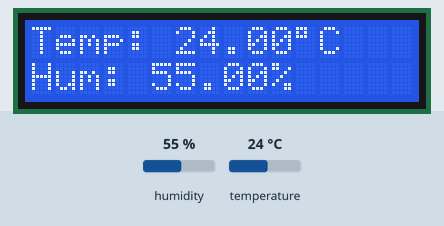
Simulated run of this sketch. Board: Arduino Uno, built with avr-gcc and run on an emulated ATmega328P. On the bench: 16×2 character LCD. Inputs (shaded band) come from the test bench; at power-on: temperature 24 °C, humidity 55 %. What the sketch prints to the serial monitor is not drawn.

Above: at 3.2 s.
3.3 s: temperature set to 12 °C
At 5.5 s:
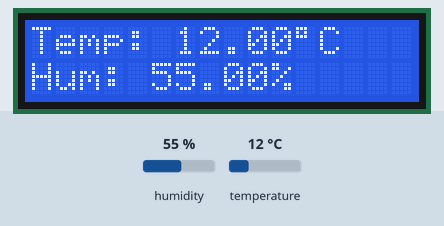
7.2 s: humidity set to 22 %
At 8.9 s:
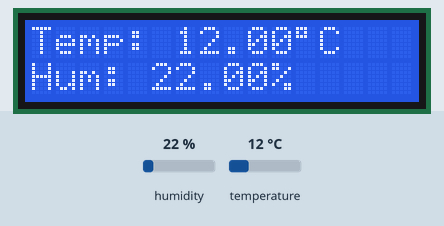
11.1 s: humidity set to 40 %
At 12.2 s:
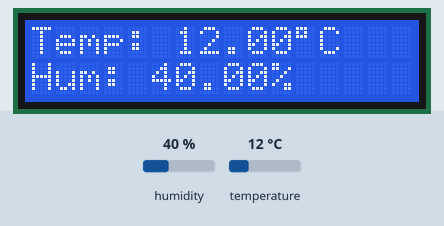
15.0 s: temperature set to 19 °C
At 18.8 s:
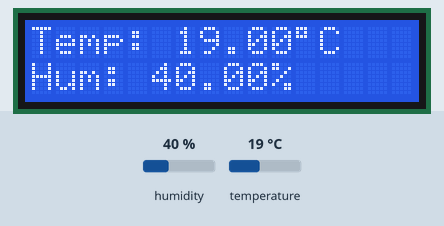
Timing chart, 0 to 19.9 s (numbered marks = the images above; inputs shaded):
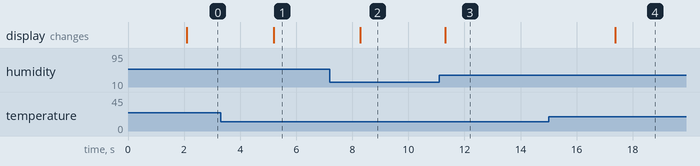

Measured:
- after the input at 3.3 s, the display: changes after 1.9 s (image 1)
- after the input at 7.2 s, the display: changes after 1.1 s (image 2)
- after the input at 11.1 s, the display: changes after 0.21 s (image 3)
- after the input at 15.0 s, the display: changes after 2.4 s (image 4)

The sketch:

1_DHT11_TempHumidity_Sens-LCD_IRremote_final.ino
```cpp
#include <DHT.h>
#include <LiquidCrystal.h>
#include <IRremote.hpp>

// ---- DHT11 Setup ----
#define DHTPIN 7
#define DHTTYPE DHT11
DHT dht(DHTPIN, DHTTYPE);

// ---- LCD Setup (RS, E, D4, D5, D6, D7) ----
LiquidCrystal lcd(12, 11, 5, 4, 3, 2);

// ---- IR Setup ----
const int IR_SEND_PIN = 9; // IR LED über Transistor an D9
IRsend irsend(IR_SEND_PIN);

// ---- Klima Schwellenwerte ----
const float T_ON = 22.0; // Einschalten >= 22°C
const float T_OFF = 21.0; // Ausschalten unter <= 21°C
bool klimaStatus = false; // false = aus, true = an

// Sende-Parameter ---
const uint8_t REPEATS = 12; // 8-10 ist gut
const uint16_t GAP_MS = 100; // 80-120 ms Pause zwischen Frames
const uint8_t KHZ     = 36; // erst 38Hz, bei Bedarf 36/ 40 testen

// ---- hier sind RAW-Codes - Fernbedienung ----
// AC ON
uint16_t rawOn[] = {
  3030,1620, 480,1070, 480,1120, 430,370, 480,320, 480,370, 430,1120, 430,370, 480,220, 580,1120, 430,1120, 480,370, 480,1070, 480,320, 480,370, 430,1120, 480,1070, 480,320, 480,1120, 480,1120, 480,320, 430,370, 480,1120, 430,370, 430,370, 480,320, 480,1120, 430,370, 430,370, 480,320, 480,370, 430,370, 430,370, 480,320, 480,320, 480,370, 480,320, 480,320, 480,320, 480,370, 430,370, 480,320, 480,320, 530,320, 480,320, 480,320, 480,370, 430,1120, 480,320, 480,320, 480,370, 480,320, 480,320, 480,370, 430,370, 480,1070, 480,1120, 480,320, 480,320, 480,320, 480,1120, 480,1070, 480,320, 480,370, 480,1070, 480,1120, 480,1070, 480,370, 430,370, 430,370, 430,370, 480,370, 430,320, 480,370, 430,420, 430,370, 430,370, 430,370, 480,370, 430,370, 430,370, 430,370, 430,420, 380,420, 430,370, 430,370, 480,370, 380,420, 430,370, 430,370, 430,420, 380,420, 430,370, 430,370, 480,370, 430,370, 430,370, 430,370, 430,420, 380,420, 430,370, 430,370, 480,320, 430,420, 430,370, 430,370, 430,370, 430,420, 430,370, 430,370, 430,370, 430,1170, 430,1120, 430
};

// AC OFF
uint16_t rawOff[] = {
  3030,1620, 480,1070, 480,1120, 430,370, 430,270, 530,370, 480,1120, 430,370, 480,320, 480,1120, 480,1070, 480,320, 480,1120, 430,370, 480,320, 480,1120, 430,1120, 480,320, 480,1120, 480,1070, 480,320, 530,320, 430,1120, 480,370, 430,370, 480,320, 480,1070, 480,320, 530,320, 480,320, 480,320, 480,370, 480,320, 480,320, 480,320, 480,370, 480,320, 480,320, 480,320, 480,320, 530,320, 480,320, 480,320, 480,320, 530,320, 480,370, 430,370, 430,1120, 480,370, 430,370, 430,370, 430,370, 480,370, 430,370, 430,370, 430,1170, 430,1120, 430,370, 430,370, 480,370, 430,1120, 430,1170, 380,420, 430,370, 430,1170, 380,1170, 430,1120, 480,370, 380,420, 430,370, 430,370, 480,370, 430,370, 430,370, 430,370, 430,420, 430,370, 430,370, 430,370, 480,370, 430,370, 430,370, 430,370, 480,370, 380,420, 430,370, 430,370, 480,370, 380,420, 430,370, 430,370, 480,370, 430,370, 430,370, 430,370, 430,420, 380,420, 430,370, 430,420, 430,370, 380,420, 430,370, 430,370, 480,370, 430,370, 430,370, 430,370, 430,420, 430,370, 430,370, 430,370, 480,1120, 430,1120, 430
};

// Helper: Frame mehrmals senden ---
void sendRawRepeat(uint16_t *data, size_t len, uint8_t khz, uint8_t reps) {
  for (uint8_t r = 0; r < reps; r++){
    IrSender.sendRaw(data, len, khz);
    delay(GAP_MS);
  }
}

void setup() {
  Serial.begin(115200);

  // LCD + DHT starten
  lcd.begin(16, 2);
  dht.begin();

  // IR starten
  IrSender.begin(IR_SEND_PIN, DISABLE_LED_FEEDBACK);

  lcd.print("Temp/Humidity");
  delay(2000);
  lcd.clear();
}

void loop() {
  float h = dht.readHumidity();
  float t = dht.readTemperature();

  if (isnan(h) || isnan(t)) {
    lcd.setCursor(0, 0);
    lcd.print("Sensor error ");
    delay(2000);
    return;
  }

  // Temperatur + Luftfeuchtigkeit anzeigen
  lcd.setCursor(0, 0);
  lcd.print("Temp: ");
  lcd.print(t);
  lcd.print((char)223); // Grad-Symbol
  lcd.print("C");

  lcd.setCursor(0, 1);
  lcd.print("Hum: ");
  lcd.print(h);
  lcd.print("% ");

  // ---- Klima-Logik ----
  if (!klimaStatus && t >= T_ON) {
    Serial.println("Klima EIN senden...");
    irsend.sendRaw(rawOn, sizeof(rawOn) / sizeof(rawOn[0]), 38);
    klimaStatus = true;
  }
  else if (klimaStatus && t <= T_OFF) {
    Serial.println("Klima AUS senden...");
    irsend.sendRaw(rawOff, sizeof(rawOff) / sizeof(rawOff[0]), 38);
    klimaStatus = false;
  }

  delay(3000);
}
```
